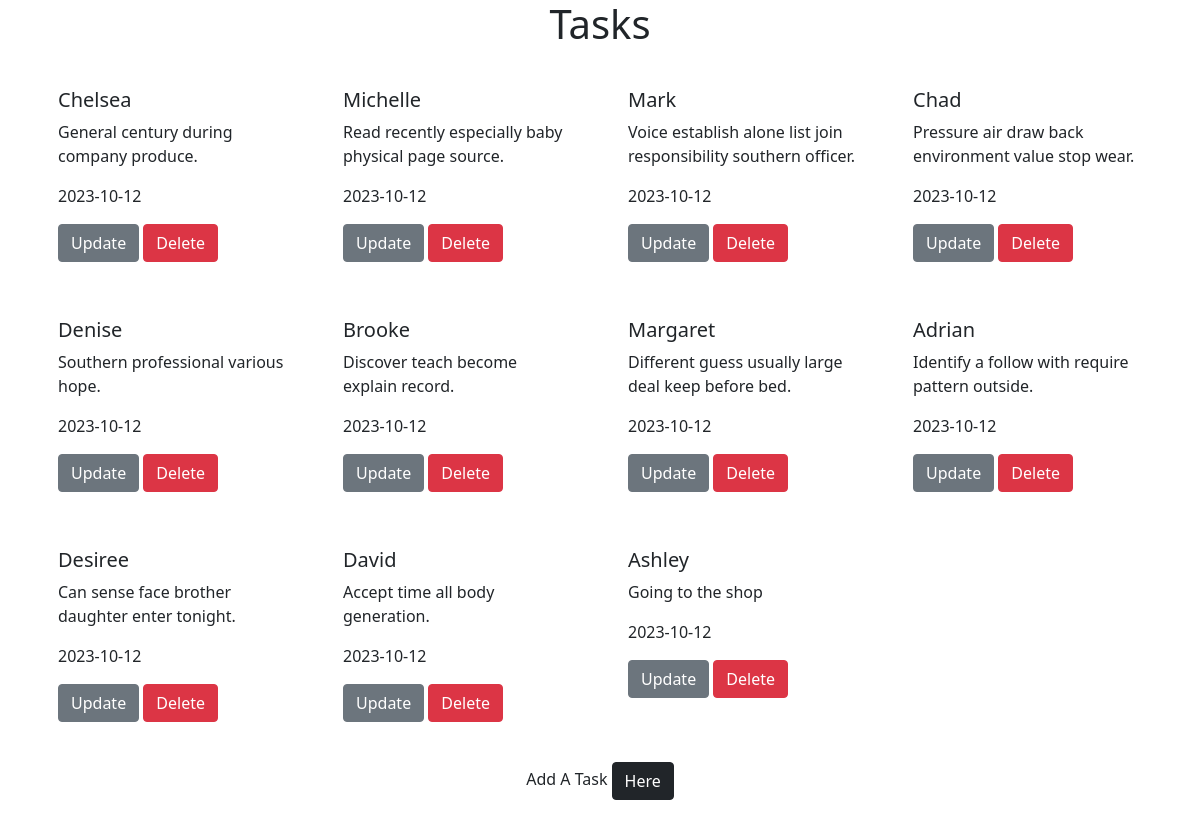
The page / on the database its author committed.
### models.py (models this page shows, shortened)
class Task(db.Model):
    id = db.Column(db.Integer,primary_key=True)
    name = db.Column(db.String(50),nullable=False,unique=True)
    description = db.Column(db.String(1000),nullable=False)
    created_at = db.Column(db.DateTime,default=datetime.utcnow)

### app.py (the view, shortened to what this page needs)
@app.route("/",methods=["GET","POST"])
def index():
    if request.method == "GET":
        tasks = Task.query.all()
        return render_template("index.html",tasks=tasks)

### templates/index.html (shortened to what this page needs)
{% extends "layout.html" %} {% block body %} {% if tasks|length < 1 %}
<h1 class="text-center">No Tasks Available</h1>
<h1 class="text-center">Add a Task Below</h1>
<div class="container">
  <form method="post" action="/">
    <div class="form-floating mb-3">
      <input
        type="text"
        class="form-control"
        id="floatingInput"
        placeholder="Enter a name"
        name="name"
      />
      <label for="floatingInput"> Name </label>
    </div>
    <div class="form-floating">
      <input
        type="text"
        class="form-control"
        id="floatingPassword"
        placeholder="Enter A description"
        name="description"
      />
      <label for="floatingPassword">Description</label>
    </div>
    <br />
    <button type="submit" class="btn btn-success">Add Task</button>
    {% else %}
    <h1 class="text-center">Tasks</h1>
    <div class="container">
      <div class="row mt-4">
        {% for task in tasks %}
        <div class="col-lg-3 col-md-4 col-sm-6 mb-4">
          <div class="card-deck">
            <div class="card-body">
              <h5 class="card-title">{{ task.name }}</h5>
              <p class="card-text">{{ task.description }}</p>
              <p class="card-text">{{ task.created_at.date() }}</p>
              <a href="/update/{{ task.id }}" class="btn btn-secondary"
                >Update</a
              >
              <a href="/delete/{{ task.id }}" class="btn btn-danger">Delete</a>
            </div>
          </div>
        </div>
        {% endfor %}
      </div>
    </div>
<p class="text-center">
  Add A Task <a href="/addtask" class="btn btn-dark">Here</a> {% endif %} {%
  endblock %}

### templates/layout.html (shortened to what this page needs)
<!DOCTYPE html>
<html lang="en">
  <head>
    <link
      href="https://cdn.jsdelivr.net/npm/bootstrap@5.0.2/dist/css/bootstrap.min.css"
      rel="stylesheet"
    />
  </head>
  <body>
    {% block body %} {% endblock %}
  </body>
</html>

### rows shown on the page
Task: name "Chelsea", description "General century during company produce.", created_at "2023-10-12"
Task: name "Michelle", description "Read recently especially baby physical page source.", created_at "2023-10-12"
Task: name "Mark", description "Voice establish alone list join responsibility southern officer.", created_at "2023-10-12"
Task: name "Chad", description "Pressure air draw back environment value stop wear.", created_at "2023-10-12"
Task: name "Denise", description "Southern professional various hope.", created_at "2023-10-12"
Task: name "Brooke", description "Discover teach become explain record.", created_at "2023-10-12"
Task: name "Margaret", description "Different guess usually large deal keep before bed.", created_at "2023-10-12"
Task: name "Adrian", description "Identify a follow with require pattern outside.", created_at "2023-10-12"
Task: name "Desiree", description "Can sense face brother daughter enter tonight.", created_at "2023-10-12"
Task: name "David", description "Accept time all body generation.", created_at "2023-10-12"
Task: name "Ashley", description "Going to the shop", created_at "2023-10-12"
